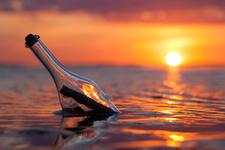
//> input picture FindColor/predominant_color/Images/bottle.jpg, 225 x 150 px
$ ./predominant_color Images/bottle.jpg   (built with g++ and OpenCV 4)
//> lines starting //> are read from the running program, lines starting //| are printed output that depends on the picture; after the words box and inside, x2 and y2 are one past the last pixel; in counts of white or black regions, pixels touching at a corner belong together
//g++ predominant_color.cpp `pkg-config --cflags --libs opencv` -std=c++11
#include <stdint.h>
#include <iostream>
#include <stdio.h>
#include <vector>
#include "opencv2/imgproc.hpp"
#include <opencv2/highgui.hpp>
#include <opencv2/core.hpp>
#include <array>
#include <string>
using namespace std;

vector<unsigned short int> frequency;
vector<unsigned int> indexes;

void countPixels(cv::Mat matrix){

  frequency.push_back(cv::countNonZero(matrix));

  int j = 0;
  for (unsigned int i = 0; i < matrix.rows;){
      if (i == matrix.rows -1){
        indexes.push_back(0);
        indexes.push_back(0);
        break;
      }

      if (matrix.at<uint8_t>(i,j) != 0){
        cout <<matrix.at<uint8_t>(i,j);
        indexes.push_back(i);
        indexes.push_back(j);
        break;
      }

      j++;
      if (j == matrix.cols){
        j = 0;
        i++;
      }

  }


}

void write();

int main(int argc, char** argv){
  //red,orange,yellow,green,ciano,blue,deepPurple,magenta,black,gray,white, respectively
  int rgbColors[11][3] = { {255,0,0}, {255, 125, 0}, {255, 255, 0},
                   {0, 255, 0}, {0, 255, 255}, {0, 0, 255},
                   {128, 0, 128}, {255, 0, 255}, {0,0,0},
                   {125, 125, 125}, {255,255,255} };

  string path = "Images/";
  path.append(argv[1]);
  cv::Mat input = cv::imread(path);
//> input is the input picture: 150 rows x 225 cols, CV_8UC3; mean B, G, R 75, 101.9, 165.6
//> path = "Images/Images/bottle.jpg"
  cv::Mat hsv_img;
  cv::cvtColor(input, hsv_img, cv::COLOR_BGR2HSV);
//> hsv_img: 150 rows x 225 cols, CV_8UC3; mean H, S, V 56, 132.1, 166.1

  cv::Mat countColors;
  unsigned short int lowHSV[11][3] = { {0,100,100},{8,100,100},{23,100,100},{36,100,
                        100},{81,100,100},{93,100,100},{131,100,100},
                        {144,100,100},{0,0,0},{0,0,31},{0,0,234} };

   unsigned short int highHSV[11][3] = {{7,255,255},{22,255,255},{35,255,255},
                          {80,255,255},{92,255,255},{130,255,255},
                          {143,255,255},{170,255,255},{180,30,30},
                          {180,30,233},{180,15,255}};

  unsigned short int index = 0;
  unsigned short int biggest = 0;

  for(unsigned int i = 0; i <= 10; i++){
    cv::inRange(hsv_img, cv::Scalar(lowHSV[i][0], lowHSV[i][1], lowHSV[i][2]),
    cv::Scalar(highHSV[i][0], highHSV[i][1], highHSV[i][2]), countColors);
    countPixels(countColors);

    if (frequency.back() > biggest){
      biggest = frequency.back();
      index = i;
    }
  }
//> this loop made 11 passes
//> biggest on passes 1 to 2: 8838, 10838
//> pass 1, `cv::inRange(hsv_img, cv::Scalar(lowHSV[i][0], lowHSV[i][1], lowHSV[i][..`:
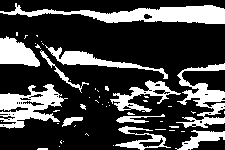
//> countColors: 150 rows x 225 cols, CV_8UC1; 26.2% white; 51 white regions (38 under 20 px), largest, box (x1, y1, x2, y2) and area: (0, 3, 225, 24) 2145, (0, 84, 68, 129) 1472, (176, 63, 225, 128) 1274
//> pass 2, `cv::inRange(hsv_img, cv::Scalar(lowHSV[i][0], lowHSV[i][1], lowHSV[i][..`:
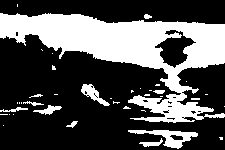
//> countColors: 150 rows x 225 cols, CV_8UC1; 32.1% white; 38 white regions (27 under 20 px), largest, box (x1, y1, x2, y2) and area: (0, 13, 225, 123) 9520, (128, 130, 198, 149) 494, (81, 84, 110, 106) 234
//> pass 3, `cv::inRange(hsv_img, cv::Scalar(lowHSV[i][0], lowHSV[i][1], lowHSV[i][..`:
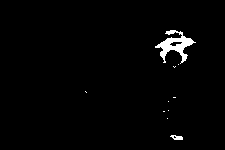
//> countColors: 150 rows x 225 cols, CV_8UC1; 1.7% white; 10 white regions (8 under 20 px), largest, box (x1, y1, x2, y2) and area: (155, 30, 196, 64) 506, (170, 135, 183, 140) 44
//> after the loop:
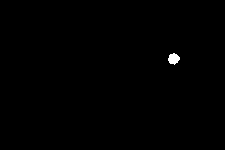
//> countColors: 150 rows x 225 cols, CV_8UC1; 0.29% white; 1 white region, box (x1, y1, x2, y2) and area: (168, 53, 180, 65) 99
//> after the loop, biggest = 10838; index = 1

  //thanks stackoverflow
  cout << index << endl;
//| 1
  int b = input.at<cv::Vec3b>(indexes[index*2],indexes[index*2+1])[0];
//> b = 95
  int g = input.at<cv::Vec3b>(indexes[index*2],indexes[index*2+1])[1];
//> g = 112
  int r = input.at<cv::Vec3b>(indexes[index*2],indexes[index*2+1])[2];
//> r = 161

  cv::Mat color;
  color = cv::Mat::zeros(cv::Size(200,200), CV_8UC4);
  cv::rectangle(color, cv::Point(0,0), cv::Point(200,200), cv::Scalar(b,g,r), -1);
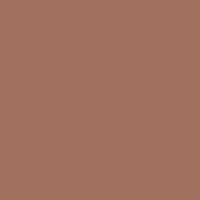
//> color: 200 rows x 200 cols, CV_8UC4; mean B, G, R, A 95, 112, 161, 0
  cv::imshow("Color", color);
  cv::imshow("Image", input);
  cv::waitKey(0);

  return 0;
}
